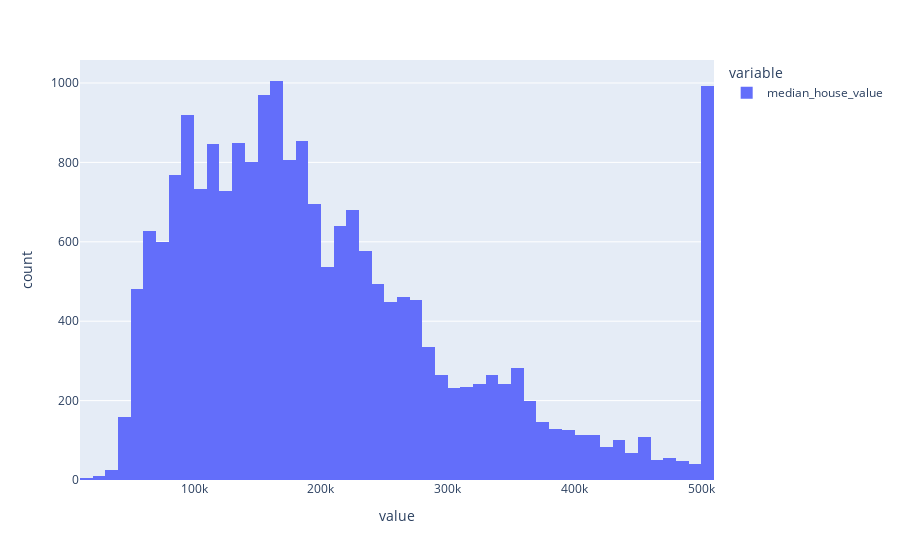

Source (notebook cell):
### Code cell
px.histogram(
    housing['median_house_value'],
    nbins = 50
)
# Adding edgecolor for px is a long process so just stick with seaborn and matplotlib

### Figure 1 — Plotly figure (JSON) as saved in the notebook; plotly's stock layout.template omitted (floating-point values rounded to 4 significant figures; data arrays with more than 128 entries replaced by an {"elided": "..."} marker saying what was removed)
{"data": [{"alignmentgroup": "True", "bingroup": "x", "hovertemplate": "variable=median_house_value<br>value=%{x}<br>count=%{y}<extra></extra>", "legendgroup": "median_house_value", "marker": {"color": "#636efa", "pattern": {"shape": ""}}, "name": "median_house_value", "nbinsx": 50, "offsetgroup": "median_house_value", "orientation": "v", "showlegend": true, "type": "histogram", "x": {"elided": "20640 int values"}, "xaxis": "x", "yaxis": "y"}], "layout": {"barmode": "relative", "legend": {"title": {"text": "variable"}, "tracegroupgap": 0}, "margin": {"t": 60}, "xaxis": {"anchor": "y", "domain": [0, 1], "title": {"text": "value"}}, "yaxis": {"anchor": "x", "domain": [0, 1], "title": {"text": "count"}}}}
